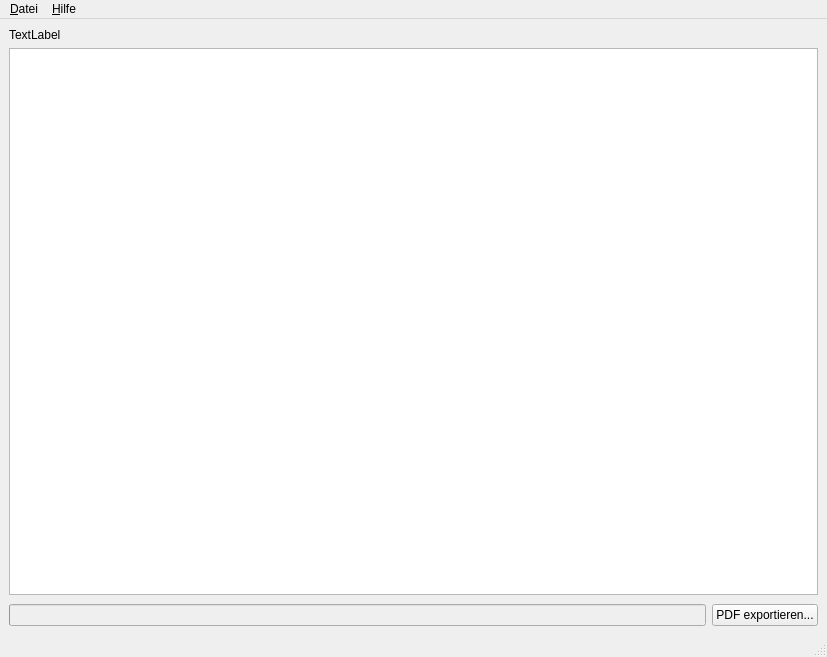
<?xml version="1.0" encoding="UTF-8"?>
<ui version="4.0">
 <class>MainWindow</class>
 <widget class="QMainWindow" name="MainWindow">
  <property name="geometry">
   <rect>
    <x>0</x>
    <y>0</y>
    <width>827</width>
    <height>657</height>
   </rect>
  </property>
  <property name="windowTitle">
   <string>MainWindow</string>
  </property>
  <widget class="QWidget" name="centralwidget">
   <layout class="QVBoxLayout" name="verticalLayout_2">
    <item>
     <layout class="QVBoxLayout" name="verticalLayout">
      <property name="sizeConstraint">
       <enum>QLayout::SetDefaultConstraint</enum>
      </property>
      <item>
       <widget class="QLabel" name="patientName">
        <property name="text">
         <string>TextLabel</string>
        </property>
       </widget>
      </item>
      <item>
       <widget class="QTableView" name="documentView">
        <property name="selectionMode">
         <enum>QAbstractItemView::ExtendedSelection</enum>
        </property>
        <property name="selectionBehavior">
         <enum>QAbstractItemView::SelectRows</enum>
        </property>
        <attribute name="horizontalHeaderStretchLastSection">
         <bool>true</bool>
        </attribute>
        <attribute name="verticalHeaderVisible">
         <bool>false</bool>
        </attribute>
       </widget>
      </item>
     </layout>
    </item>
    <item>
     <widget class="QWidget" name="widget" native="true">
      <layout class="QHBoxLayout" name="horizontalLayout">
       <property name="leftMargin">
        <number>0</number>
       </property>
       <property name="topMargin">
        <number>3</number>
       </property>
       <property name="rightMargin">
        <number>0</number>
       </property>
       <property name="bottomMargin">
        <number>0</number>
       </property>
       <item>
        <widget class="QProgressBar" name="exportProgress">
         <property name="enabled">
          <bool>false</bool>
         </property>
         <property name="value">
          <number>0</number>
         </property>
         <property name="alignment">
          <set>Qt::AlignCenter</set>
         </property>
         <property name="textVisible">
          <bool>true</bool>
         </property>
         <property name="invertedAppearance">
          <bool>false</bool>
         </property>
         <property name="format">
          <string/>
         </property>
        </widget>
       </item>
       <item>
        <widget class="QPushButton" name="exportPdf">
         <property name="text">
          <string>PDF exportieren...</string>
         </property>
        </widget>
       </item>
      </layout>
     </widget>
    </item>
   </layout>
  </widget>
  <widget class="QMenuBar" name="menubar">
   <property name="geometry">
    <rect>
     <x>0</x>
     <y>0</y>
     <width>827</width>
     <height>21</height>
    </rect>
   </property>
   <widget class="QMenu" name="menu_Datei">
    <property name="title">
     <string>&amp;Datei</string>
    </property>
    <addaction name="action_quit"/>
   </widget>
   <widget class="QMenu" name="menu_Hilfe">
    <property name="title">
     <string>&amp;Hilfe</string>
    </property>
    <addaction name="action_about"/>
   </widget>
   <addaction name="menu_Datei"/>
   <addaction name="menu_Hilfe"/>
  </widget>
  <widget class="QStatusBar" name="statusbar"/>
  <action name="action_quit">
   <property name="text">
    <string>&amp;Beenden</string>
   </property>
   <property name="shortcut">
    <string>Alt+B</string>
   </property>
  </action>
  <action name="action_about">
   <property name="text">
    <string>&amp;Über...</string>
   </property>
  </action>
 </widget>
 <resources/>
 <connections/>
</ui>
